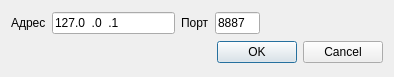
<?xml version="1.0" encoding="UTF-8"?>
<ui version="4.0">
 <class>WebsocketSpectrumSettingsDialog</class>
 <widget class="QDialog" name="WebsocketSpectrumSettingsDialog">
  <property name="geometry">
   <rect>
    <x>0</x>
    <y>0</y>
    <width>394</width>
    <height>77</height>
   </rect>
  </property>
  <property name="font">
   <font>
    <family>Liberation Sans</family>
    <pointsize>9</pointsize>
   </font>
  </property>
  <property name="windowTitle">
   <string>Настройки WebSocket</string>
  </property>
  <layout class="QVBoxLayout" name="verticalLayout">
   <item>
    <layout class="QHBoxLayout" name="wsServerLayout">
     <item>
      <widget class="QLabel" name="addressLabel">
       <property name="text">
        <string>Адрес</string>
       </property>
      </widget>
     </item>
     <item>
      <widget class="QLineEdit" name="address">
       <property name="minimumSize">
        <size>
         <width>120</width>
         <height>0</height>
        </size>
       </property>
       <property name="toolTip">
        <string>Адрес Reverse API</string>
       </property>
       <property name="inputMask">
        <string>000.000.000.000</string>
       </property>
       <property name="text">
        <string>127.0.0.1</string>
       </property>
      </widget>
     </item>
     <item>
      <widget class="QLabel" name="portLabel">
       <property name="text">
        <string>Порт</string>
       </property>
      </widget>
     </item>
     <item>
      <widget class="QLineEdit" name="port">
       <property name="minimumSize">
        <size>
         <width>45</width>
         <height>0</height>
        </size>
       </property>
       <property name="maximumSize">
        <size>
         <width>45</width>
         <height>16777215</height>
        </size>
       </property>
       <property name="toolTip">
        <string>Порт Reverse API</string>
       </property>
       <property name="inputMask">
        <string>00000</string>
       </property>
       <property name="text">
        <string>8887</string>
       </property>
      </widget>
     </item>
     <item>
      <spacer name="horizontalSpacer_2">
       <property name="orientation">
        <enum>Qt::Horizontal</enum>
       </property>
       <property name="sizeHint" stdset="0">
        <size>
         <width>40</width>
         <height>20</height>
        </size>
       </property>
      </spacer>
     </item>
    </layout>
   </item>
   <item>
    <widget class="QDialogButtonBox" name="buttonBox">
     <property name="orientation">
      <enum>Qt::Horizontal</enum>
     </property>
     <property name="standardButtons">
      <set>QDialogButtonBox::Cancel|QDialogButtonBox::Ok</set>
     </property>
    </widget>
   </item>
  </layout>
 </widget>
 <resources/>
 <connections>
  <connection>
   <sender>buttonBox</sender>
   <signal>accepted()</signal>
   <receiver>WebsocketSpectrumSettingsDialog</receiver>
   <slot>accept()</slot>
   <hints>
    <hint type="sourcelabel">
     <x>248</x>
     <y>254</y>
    </hint>
    <hint type="destinationlabel">
     <x>157</x>
     <y>274</y>
    </hint>
   </hints>
  </connection>
  <connection>
   <sender>buttonBox</sender>
   <signal>rejected()</signal>
   <receiver>WebsocketSpectrumSettingsDialog</receiver>
   <slot>reject()</slot>
   <hints>
    <hint type="sourcelabel">
     <x>316</x>
     <y>260</y>
    </hint>
    <hint type="destinationlabel">
     <x>286</x>
     <y>274</y>
    </hint>
   </hints>
  </connection>
 </connections>
</ui>
